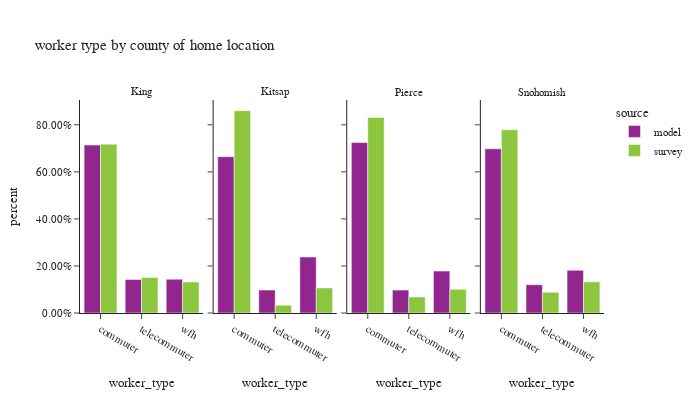

Notebook code for this chart:
### Code cell
df_worker_count = workers.groupby(['source','CountyName_hh','worker_type'])['pdexpfac']. \
    sum().reset_index()
df_worker_count['percent'] = df_worker_count.groupby(['source','CountyName_hh'], group_keys=False)['pdexpfac']. \
    apply(lambda x: x / float(x.sum()))

df_worker_count_ct = workers.groupby(['source','CountyName_hh','worker_type'])['pdexpfac'].count().reset_index(). \
    rename(columns={'pdexpfac':'sample count'})
df_worker_count = df_worker_count.merge(df_worker_count_ct, on=['source','CountyName_hh','worker_type']). \
    rename(columns={'pdexpfac':'total count'})


fig = px.bar(df_worker_count.sort_values(by=['CountyName_hh','worker_type']), x='worker_type', y="percent",
             facet_col="CountyName_hh", color="source",hover_data=['sample count','total count'],
             barmode="group",
             title="worker type by county of home location")
fig.for_each_annotation(lambda a: a.update(text = a.text.split("=")[-1]))
fig.update_layout(height=400, width=700, font=dict(size=11))
fig.for_each_yaxis(lambda a: a.update(tickformat = ".2%"))
fig.update_xaxes(categoryorder='array', categoryarray= ['commuter','telecommuter','wfh'])
fig.show()

### Figure 1 — Plotly figure (JSON) as saved in the notebook; plotly's stock layout.template omitted (floating-point values rounded to 4 significant figures)
{"data": [{"alignmentgroup": "True", "customdata": [[909000.0, 909000.0], [181000.0, 181000.0], [182900.0, 182900.0]], "hovertemplate": "source=model<br>CountyName_hh=King<br>worker_type=%{x}<br>percent=%{y}<br>sample count=%{customdata[0]}<br>total count=%{customdata[1]}<extra></extra>", "legendgroup": "model", "marker": {"color": "#91268F", "pattern": {"shape": ""}}, "name": "model", "offsetgroup": "model", "orientation": "v", "showlegend": true, "textposition": "auto", "type": "bar", "x": ["commuter", "telecommuter", "wfh"], "xaxis": "x", "y": [0.7141, 0.1422, 0.1437], "yaxis": "y"}, {"alignmentgroup": "True", "customdata": [[81480.0, 81480.0], [11970.0, 11970.0], [29150.0, 29150.0]], "hovertemplate": "source=model<br>CountyName_hh=Kitsap<br>worker_type=%{x}<br>percent=%{y}<br>sample count=%{customdata[0]}<br>total count=%{customdata[1]}<extra></extra>", "legendgroup": "model", "marker": {"color": "#91268F", "pattern": {"shape": ""}}, "name": "model", "offsetgroup": "model", "orientation": "v", "showlegend": false, "textposition": "auto", "type": "bar", "x": ["commuter", "telecommuter", "wfh"], "xaxis": "x2", "y": [0.6646, 0.09763, 0.2378], "yaxis": "y2"}, {"alignmentgroup": "True", "customdata": [[323800.0, 323800.0], [43460.0, 43460.0], [79560.0, 79560.0]], "hovertemplate": "source=model<br>CountyName_hh=Pierce<br>worker_type=%{x}<br>percent=%{y}<br>sample count=%{customdata[0]}<br>total count=%{customdata[1]}<extra></extra>", "legendgroup": "model", "marker": {"color": "#91268F", "pattern": {"shape": ""}}, "name": "model", "offsetgroup": "model", "orientation": "v", "showlegend": false, "textposition": "auto", "type": "bar", "x": ["commuter", "telecommuter", "wfh"], "xaxis": "x3", "y": [0.7247, 0.09726, 0.1781], "yaxis": "y3"}, {"alignmentgroup": "True", "customdata": [[306300.0, 306300.0], [52880.0, 52880.0], [79630.0, 79630.0]], "hovertemplate": "source=model<br>CountyName_hh=Snohomish<br>worker_type=%{x}<br>percent=%{y}<br>sample count=%{customdata[0]}<br>total count=%{customdata[1]}<extra></extra>", "legendgroup": "model", "marker": {"color": "#91268F", "pattern": {"shape": ""}}, "name": "model", "offsetgroup": "model", "orientation": "v", "showlegend": false, "textposition": "auto", "type": "bar", "x": ["commuter", "telecommuter", "wfh"], "xaxis": "x4", "y": [0.698, 0.1205, 0.1815], "yaxis": "y4"}, {"alignmentgroup": "True", "customdata": [[1473.0, 819000.0], [618.0, 171800.0], [567.0, 150400.0]], "hovertemplate": "source=survey<br>CountyName_hh=King<br>worker_type=%{x}<br>percent=%{y}<br>sample count=%{customdata[0]}<br>total count=%{customdata[1]}<extra></extra>", "legendgroup": "survey", "marker": {"color": "#8CC63E", "pattern": {"shape": ""}}, "name": "survey", "offsetgroup": "survey", "orientation": "v", "showlegend": true, "textposition": "auto", "type": "bar", "x": ["commuter", "telecommuter", "wfh"], "xaxis": "x", "y": [0.7176, 0.1506, 0.1318], "yaxis": "y"}, {"alignmentgroup": "True", "customdata": [[122.0, 101100.0], [22.0, 3877.0], [43.0, 12550.0]], "hovertemplate": "source=survey<br>CountyName_hh=Kitsap<br>worker_type=%{x}<br>percent=%{y}<br>sample count=%{customdata[0]}<br>total count=%{customdata[1]}<extra></extra>", "legendgroup": "survey", "marker": {"color": "#8CC63E", "pattern": {"shape": ""}}, "name": "survey", "offsetgroup": "survey", "orientation": "v", "showlegend": false, "textposition": "auto", "type": "bar", "x": ["commuter", "telecommuter", "wfh"], "xaxis": "x2", "y": [0.8603, 0.03297, 0.1068], "yaxis": "y2"}, {"alignmentgroup": "True", "customdata": [[234.0, 323300.0], [48.0, 26460.0], [55.0, 39120.0]], "hovertemplate": "source=survey<br>CountyName_hh=Pierce<br>worker_type=%{x}<br>percent=%{y}<br>sample count=%{customdata[0]}<br>total count=%{customdata[1]}<extra></extra>", "legendgroup": "survey", "marker": {"color": "#8CC63E", "pattern": {"shape": ""}}, "name": "survey", "offsetgroup": "survey", "orientation": "v", "showlegend": false, "textposition": "auto", "type": "bar", "x": ["commuter", "telecommuter", "wfh"], "xaxis": "x3", "y": [0.8314, 0.06805, 0.1006], "yaxis": "y3"}, {"alignmentgroup": "True", "customdata": [[261.0, 292400.0], [73.0, 33140.0], [85.0, 49730.0]], "hovertemplate": "source=survey<br>CountyName_hh=Snohomish<br>worker_type=%{x}<br>percent=%{y}<br>sample count=%{customdata[0]}<br>total count=%{customdata[1]}<extra></extra>", "legendgroup": "survey", "marker": {"color": "#8CC63E", "pattern": {"shape": ""}}, "name": "survey", "offsetgroup": "survey", "orientation": "v", "showlegend": false, "textposition": "auto", "type": "bar", "x": ["commuter", "telecommuter", "wfh"], "xaxis": "x4", "y": [0.7791, 0.08832, 0.1325], "yaxis": "y4"}], "layout": {"annotations": [{"font": {}, "showarrow": false, "text": "King", "x": 0.1175, "xanchor": "center", "xref": "paper", "y": 1.0, "yanchor": "bottom", "yref": "paper"}, {"font": {}, "showarrow": false, "text": "Kitsap", "x": 0.3725, "xanchor": "center", "xref": "paper", "y": 1.0, "yanchor": "bottom", "yref": "paper"}, {"font": {}, "showarrow": false, "text": "Pierce", "x": 0.6275, "xanchor": "center", "xref": "paper", "y": 1.0, "yanchor": "bottom", "yref": "paper"}, {"font": {}, "showarrow": false, "text": "Snohomish", "x": 0.8825, "xanchor": "center", "xref": "paper", "y": 1.0, "yanchor": "bottom", "yref": "paper"}], "barmode": "group", "font": {"size": 11}, "height": 400, "legend": {"title": {"text": "source"}, "tracegroupgap": 0}, "title": {"text": "worker type by county of home location"}, "width": 700, "xaxis": {"anchor": "y", "categoryarray": ["commuter", "telecommuter", "wfh"], "categoryorder": "array", "domain": [0.0, 0.235], "title": {"text": "worker_type"}}, "xaxis2": {"anchor": "y2", "categoryarray": ["commuter", "telecommuter", "wfh"], "categoryorder": "array", "domain": [0.255, 0.49], "matches": "x", "title": {"text": "worker_type"}}, "xaxis3": {"anchor": "y3", "categoryarray": ["commuter", "telecommuter", "wfh"], "categoryorder": "array", "domain": [0.51, 0.745], "matches": "x", "title": {"text": "worker_type"}}, "xaxis4": {"anchor": "y4", "categoryarray": ["commuter", "telecommuter", "wfh"], "categoryorder": "array", "domain": [0.765, 1.0], "matches": "x", "title": {"text": "worker_type"}}, "yaxis": {"anchor": "x", "domain": [0.0, 1.0], "tickformat": ".2%", "title": {"text": "percent"}}, "yaxis2": {"anchor": "x2", "domain": [0.0, 1.0], "matches": "y", "showticklabels": false, "tickformat": ".2%"}, "yaxis3": {"anchor": "x3", "domain": [0.0, 1.0], "matches": "y", "showticklabels": false, "tickformat": ".2%"}, "yaxis4": {"anchor": "x4", "domain": [0.0, 1.0], "matches": "y", "showticklabels": false, "tickformat": ".2%"}}}
